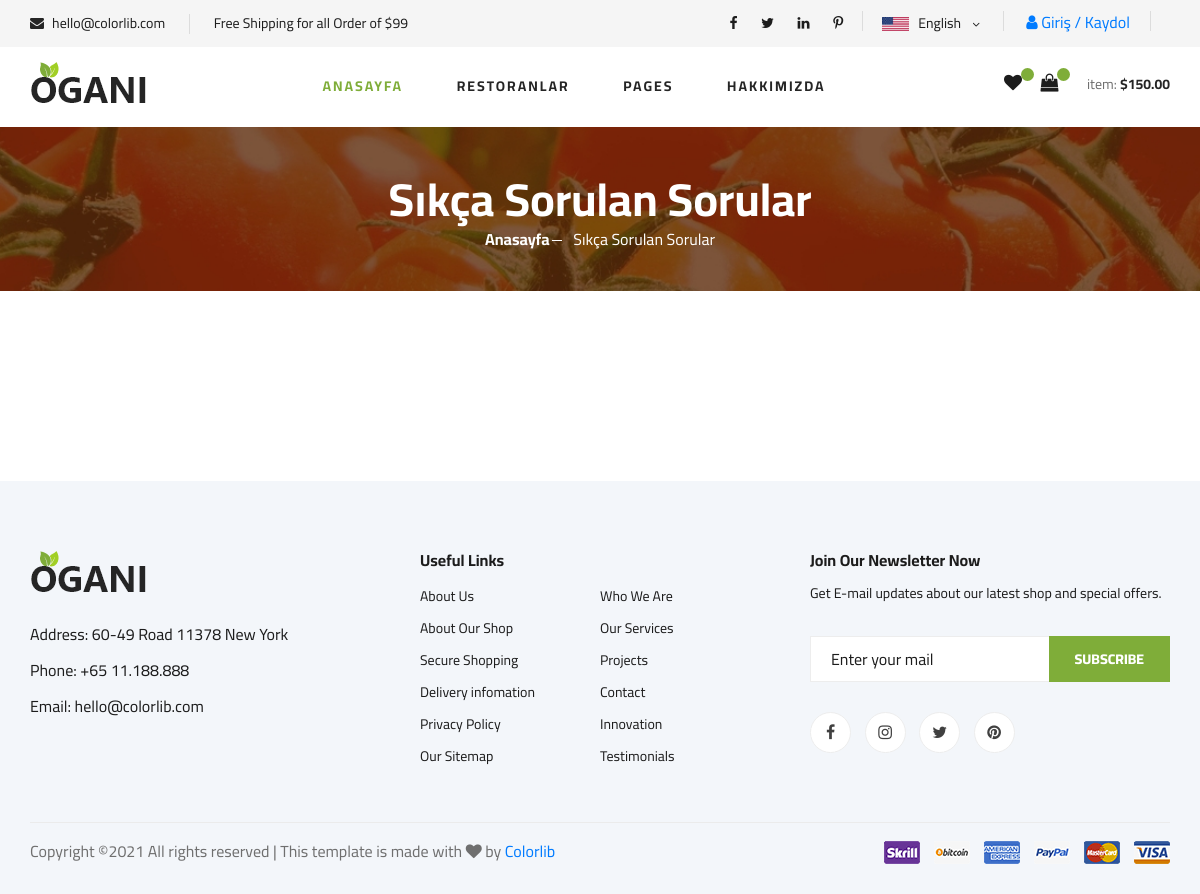
The page /sss/ on the database as committed earlier.
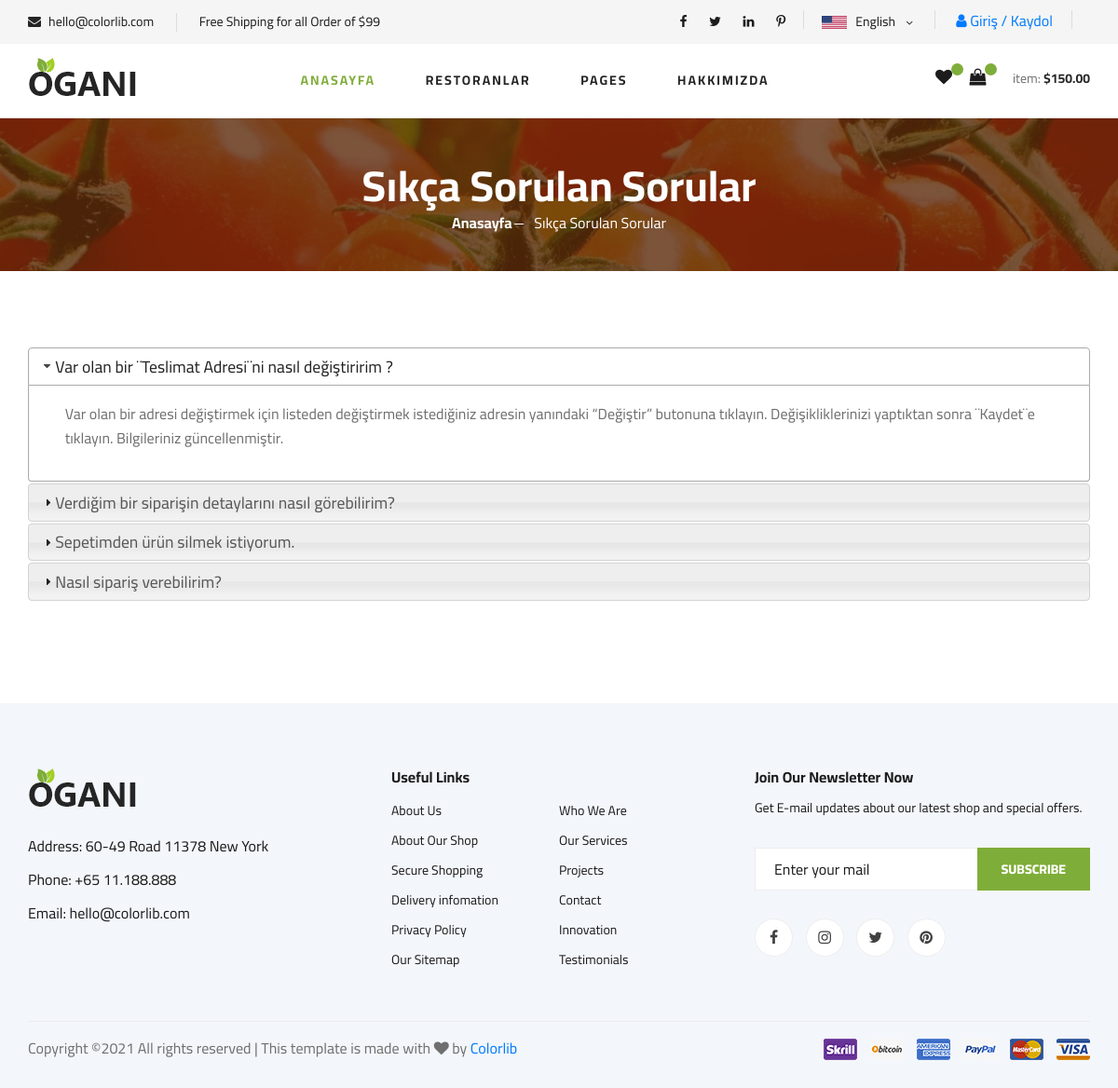
The same page on the database as committed later.
### home/models.py (models this page shows, shortened)
class FAQ(models.Model):
    STATUS = (
        ('True', 'Evet'),
        ('False', 'Hayır'),
    )
    ordernumber = models.IntegerField()
    question = models.CharField(max_length=150)
    answer = models.TextField(max_length=255)
    status = models.CharField(max_length=10,choices=STATUS)
    created_at = models.DateTimeField(auto_now_add=True)
    update_at = models.DateTimeField(auto_now=True)

### home/views.py (the view)
# urls.py: path('sss/',views.faq,name='faq'),
def faq(request):
    category = Category.objects.all()
    faq = FAQ.objects.all().order_by('ordernumber')
    context = {
        'category':category,
        'faq':faq,
    }
    return render(request, 'faq.html',context)

### home/templates/faq.html (shortened to what this page needs)
{% extends "homebase.html" %}
{% block content %}
    {% load static %}
    <section class="breadcrumb-section set-bg" data-setbg="{% static 'img/breadcrumb.jpg' %}">
        <div class="container">
            <div class="row">
                <div class="col-lg-12 text-center">
                    <div class="breadcrumb__text">
                        <h2>Sıkça Sorulan Sorular</h2>
                        <div class="breadcrumb__option">
                            <a href="/">Anasayfa</a>
                            <span>Sıkça Sorulan Sorular</span>
                        </div>
                    </div>
                </div>
            </div>
        </div>
    </section>
    {% load static %}
    <section class="shoping-cart spad">
        <div class="container">
            <div class="row">
                <div class="col-lg-12">
                    <div class="shoping__cart__table">
                        <div id="accordion">
                            {% for rs in faq %}
                                <h3>{{ rs.question }}</h3>
                                <div>
                                    <p>
                                        {{ rs.answer }}
                                    </p>
                                </div>
                            {% endfor %}
                        </div>
                    </div>
                </div>
            </div>
        </div>
    </section>
{% endblock %}

Rows that differ between the two databases and show on the page:
added FAQ: question "Var olan bir ¨Teslimat Adresi¨ni nasıl değiştiririm ?", answer "Var olan bir adresi değiştirmek için listeden değiştirmek istediğiniz adresin yanındaki “Değiştir” butonuna tıklayın. Değişikliklerinizi yaptıktan sonra ¨Kaydet¨e tıklayın. Bilgileriniz güncellenmiştir."
added FAQ: question "Verdiğim bir siparişin detaylarını nasıl görebilirim?"
added FAQ: question "Sepetimden ürün silmek istiyorum."
added FAQ: question "Nasıl sipariş verebilirim?"
